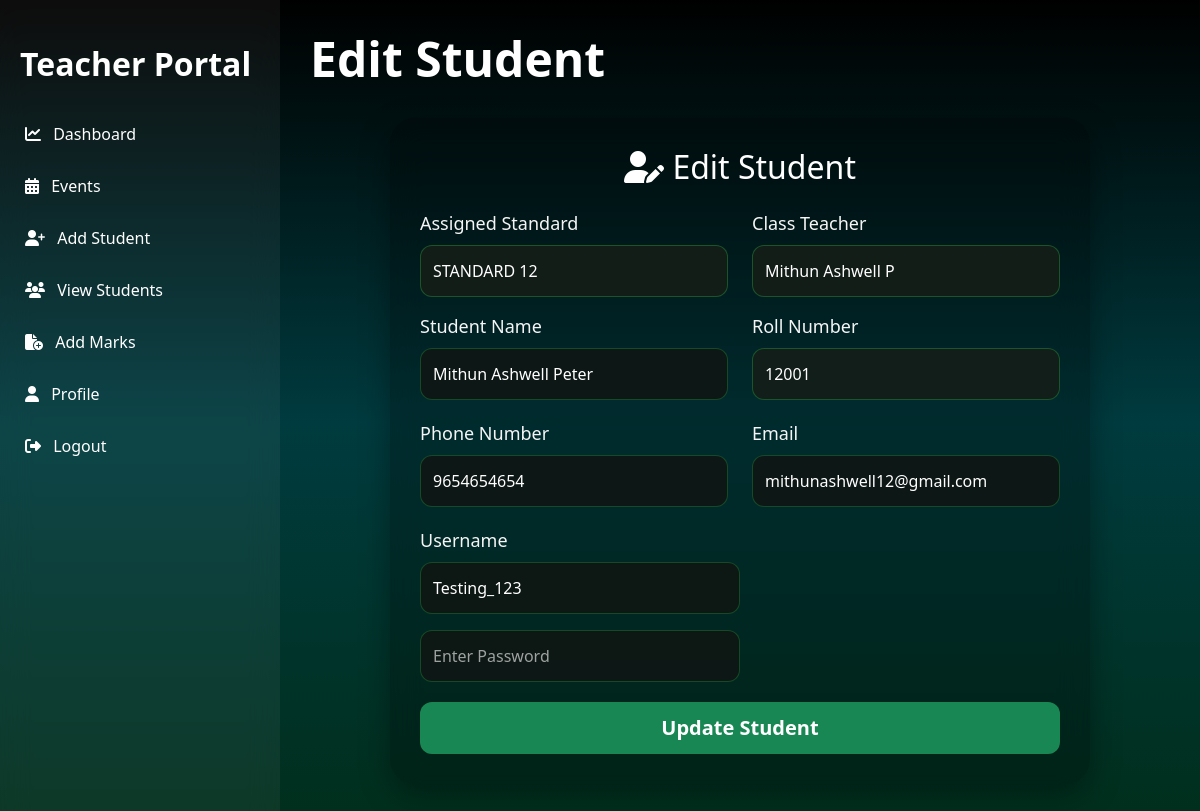
Screenshot of /teacher-edit-student/1/ (signed in) with the database file from the repository.
### administration/models.py (models this page shows, shortened)
class Student(models.Model):
    name = models.CharField(max_length=100)
    standard = models.CharField(max_length=20)
    roll_number = models.CharField(max_length=20, unique=True)
    phone = models.CharField(max_length=15)
    email = models.EmailField(unique=True)
    username = models.CharField(max_length=50, unique=True, null=False)
    password = models.CharField(max_length=255, default="", null=False)
    teacher = models.ForeignKey(
        Teacher,
        on_delete=models.CASCADE,
        related_name="students",
        null=True,
        blank=True,
    )

class Teacher(models.Model):
    name = models.CharField(max_length=100)
    standard = models.CharField(max_length=50)
    phone = models.CharField(max_length=10)
    email = models.EmailField(unique=True)
    username = models.CharField(max_length=50, unique=True)
    password = models.CharField(max_length=255)
    address = models.TextField(default="")
    bank_account_number = models.CharField(max_length=18, default="")
    bank_branch = models.CharField(max_length=100, default="")
    ifsc_code = models.CharField(max_length=11, default="")

### administration/views.py (the view, shortened to what this page needs)
def teacher_edit_student(request, id):
    if not request.session.get("teacher_id"):
        messages.error(request, "Please login first")
        return redirect("user_login")
    teacher = Teacher.objects.get(id=request.session["teacher_id"])
    student = Student.objects.filter(id=id, teacher=teacher).first()
    if not student:
        messages.error(request, "Student not found")
        return redirect("teacher_dashboard")
    return render(
        request,
        "teacher_edit_student.html",
        {
            "teacher": teacher,
            "student": student,
        },
    )

### administration/templates/teacher_edit_student.html (shortened to what this page needs)
{% extends 'teacher_dashboard.html' %}
{% block content %}
  <div class="main-content">
    <h1 class="top-heading mb-4">Edit Student</h1>
    <div class="form-card">
      <h2 class="text-center mb-4"><i class="fas fa-user-edit"></i> Edit Student</h2>
      <form method="POST" id="editStudentForm">
        <div class="row">
          <div class="col-md-6 mb-3">
            <label>Assigned Standard</label>
            <input type="text" class="form-control" value="{{ student.standard }}" readonly />
          </div>
          <div class="col-md-6 mb-3">
            <label>Class Teacher</label>
            <input type="text" class="form-control" value="{{ teacher.name }}" readonly />
          </div>
          <div class="col-md-6 mb-3">
            <label>Student Name</label>
            <input type="text" id="name" name="name" class="form-control" value="{{ student.name }}" required />
          </div>
          <div class="col-md-6 mb-3">
            <label>Roll Number</label>
            <input type="text" class="form-control" value="{{ student.roll_number }}" readonly />
          </div>
          <div class="col-md-6 mb-3">
            <label>Phone Number</label>
            <input type="text" id="phone" name="phone" class="form-control" value="{{ student.phone }}" maxlength="10" required />
          </div>
          <div class="col-md-6 mb-3">
            <label>Email</label>
            <input type="email" id="email" name="email" class="form-control" value="{{ student.email }}" required />
          </div>
        </div>
        <div class="col-md-6 mb-3">
          <label>Username</label>
          <input type="text" id="username" name="username" class="form-control" value="{{ student.username }}" required />
        </div>
        <div class="position-relative col-md-6 mb-3F">
          <input type="password" id="password" name="password" class="form-control" placeholder="Enter Password" required />
        </div>
        <button type="submit" class="btn btn-success mt-3">Update Student</button>
      </form>
    </div>
  </div>
{% endblock %}

### administration/templates/teacher_dashboard.html (style rules this page uses)
* { margin: 0; padding: 0; box-sizing: border-box; }
html, body { min-height: 100vh !important; }
body { background: linear-gradient(180deg, #000000, #003b3f, #002e1a); min-height: 100vh; font-family: 'Segoe UI', sans-serif; overflow-x: hidden; color: white; height: 100%; }
.main-content { margin-left: 280px; padding: 30px; }
.top-heading { font-size: 3rem; font-weight: 700; margin-bottom: 30px; }

### administration/templates/teacher_edit_student.html (style rules this page uses)
.form-card { width: 100%; max-width: 700px; margin: 30px auto; background: rgba(0, 0, 0, 0.25); backdrop-filter: blur(15px); padding: 30px; border-radius: 25px; color: #fff; box-shadow: 0 10px 30px rgba(0, 0, 0, 0.35); }
.form-card label { color: #f5f5f5; font-size: 18px; font-weight: 500; margin-bottom: 8px; display: block; }
.form-control { width: 100%; height: 52px; background: rgba(15, 23, 20, 0.9); color: #fff; border: 1px solid rgba(40, 167, 69, 0.35); border-radius: 12px; transition: all 0.3s ease; }
.form-control::placeholder { color: rgba(255, 255, 255, 0.6); }
.form-control[readonly] { background: rgba(20, 30, 25, 0.95); color: #fff; border: 1px solid rgba(40, 167, 69, 0.4); }
.btn-success { width: 100%; height: 52px; border: none; border-radius: 12px; font-size: 20px; font-weight: 600; }

### rows the page displays
Student: standard "STANDARD 12", name "Mithun Ashwell Peter", roll_number "12001", phone "9654654654", email "mithunashwell12@gmail.com", username "Testing_123"
Teacher: name "Mithun Ashwell P"
